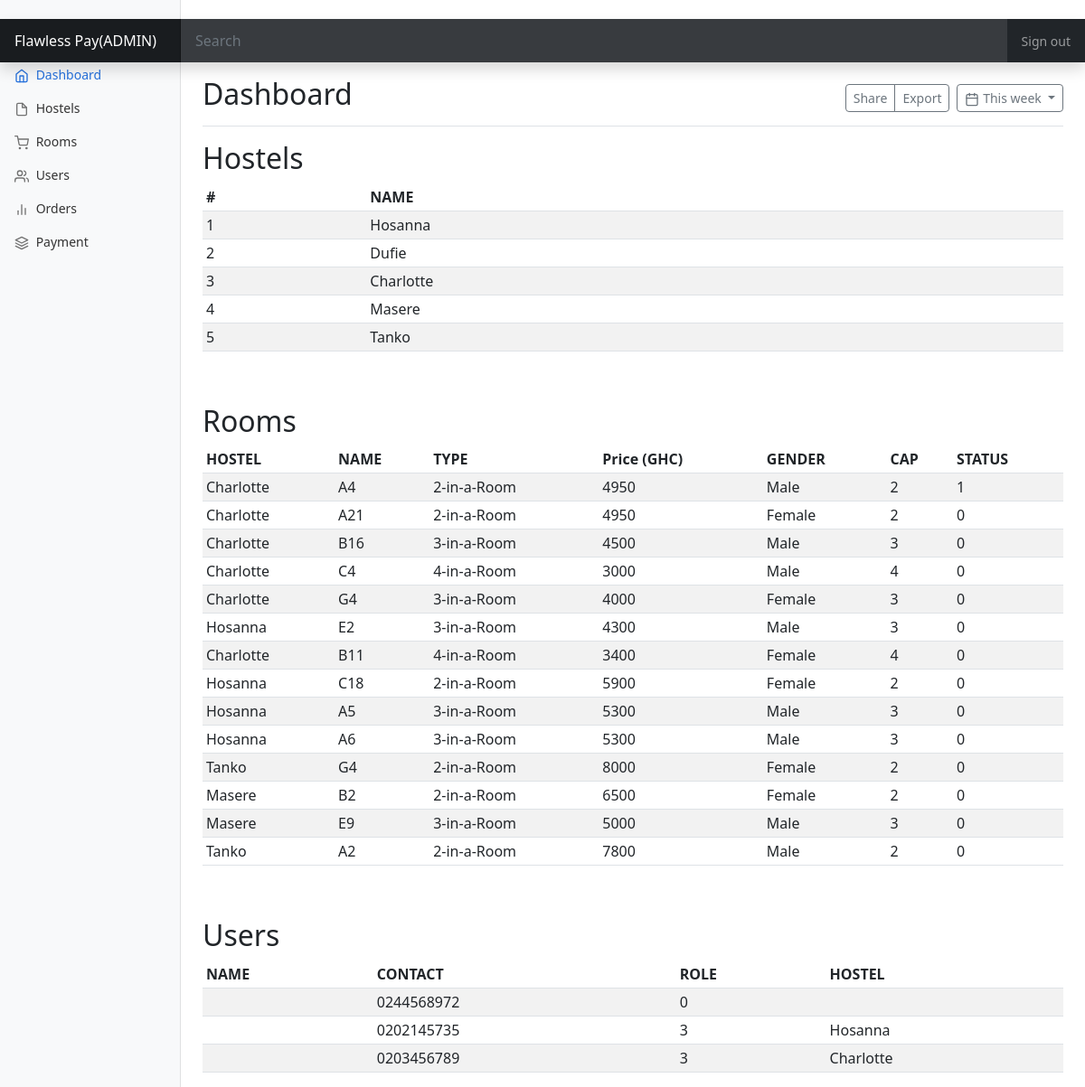
The page /Admin/index.php (signed in) on the database its author committed.
### tables this page shows
CREATE TABLE `hostels` (
  `hostel_id` int(11) NOT NULL,
  `hostel_name` varchar(100) NOT NULL
);

CREATE TABLE `rooms` (
  `room_id` int(11) NOT NULL,
  `hostel_id` int(11) NOT NULL,
  `room_name` varchar(100) NOT NULL,
  `room_type` varchar(100) NOT NULL,
  `room_gender` varchar(50) NOT NULL,
  `room_price` double NOT NULL,
  `room_num` int(11) NOT NULL DEFAULT 0,
  `room_cap` int(11) NOT NULL,
  `room_status` int(11) NOT NULL DEFAULT 0
);

CREATE TABLE `users` (
  `user_id` int(11) NOT NULL,
  `user_name` varchar(200) NOT NULL,
  `user_email` varchar(200) NOT NULL,
  `user_gender` varchar(50) NOT NULL,
  `user_password` varchar(200) NOT NULL,
  `user_contact` varchar(50) NOT NULL,
  `user_role` int(11) NOT NULL DEFAULT 3,
  `hostel_id` int(11) DEFAULT NULL,
  `room_id` int(11) DEFAULT NULL
);

### Controller/infrastructure_controller.php (called while the page is built, shortened)
<?php
include_once("../classes/infrastructure_class.php");
function selectAllRooms_ctr(){
    $selectAll= new infrastructure_class();
    return $selectAll->selectAllRooms_cls();
}
function selectAllHostels_ctr(){
    $selectAll= new infrastructure_class();
    return $selectAll->selectAllHostels_cls();
}
function selectAHostel_ctr($hostelid){
    $selectAll= new infrastructure_class();
    return ($selectAll->selectAHostel_cls($hostelid));
}
?>

### Classes/infrastructure_class.php (called while the page is built, shortened)
<?php
require_once("../Settings/db_class.php");
class infrastructure_class extends db_connection{
	public function selectAllHostels_cls(){
		$selallsql = "SELECT * FROM hostels";
		return $this -> db_fetch_all($selallsql);
	}
	public function selectAHostel_cls($hostelid){
		$selsql = "SELECT * FROM hostels WHERE hostel_id= '$hostelid'";
		return $this -> db_fetch_one($selsql);
	}
	public function selectAllRooms_cls(){
		$selallsql = "SELECT * FROM rooms";
		return $this -> db_fetch_all($selallsql);
	}
}
?>

### Settings/db_class.php (called while the page is built, shortened)
<?php
class db_connection
{
	public $db = null;
	public $results = null;
	function db_connect(){
		$this->db = mysqli_connect(DB_SERVER,DB_USERNAME,DB_PASSWORD,DB_NAME);
		if (mysqli_connect_errno()) {
			return false;
		}else{
			return true;
		}
	}
	function db_query($sqlQuery){
		$this->results = mysqli_query($this->db,$sqlQuery);
		if ($this->results == false) {
			return false;
		}else{
			return true;
		}
	}
	function db_fetch_one($sql){
		if(!$this->db_query($sql)){
			return false;
		}
		return mysqli_fetch_assoc($this->results);
	}
	function db_fetch_all($sql){
		if(!$this->db_query($sql)){
			return false;
		}
		return mysqli_fetch_all($this->results, MYSQLI_ASSOC);
	}
}
?>

### Controller/user_controller.php (called while the page is built, shortened)
<?php
require 'Classes/user_class.php';
function selectAllUsers_ctr(){
    $selectAItem= new user_class();
    return $selectAItem->selectAllUsers_cls();
}
?>

### Classes/user_class.php (called while the page is built, shortened)
<?php
require_once("Settings/db_class.php");
class user_class extends db_connection{
    public function selectAllUsers_cls(){
        $selallsql = "SELECT * FROM users";
        return $this -> db_fetch_all($selallsql);
    }
}
?>

### Admin/index.php (the view, shortened to what this page needs)
<?php
    include_once("../Controller/infrastructure_controller.php");
    include_once("../Controller/user_controller.php");
    if(isset($_SESSION["loggedin"]) && $_SESSION["loggedin"] === true){
        if($_SESSION["role"] == 1){
        }
        else{
            echo '<a href="l../login/login.php"">Login</a>';
        }
    }
    else{
        header("location: ../login/login.php");
    }
?>
<!doctype html>
<html lang="en">
  <head>
<link href="../css/bootstrap.min.css" rel="stylesheet">
    <link href="../css/dashboard.css" rel="stylesheet">
  </head>
  <body>
<header class="navbar navbar-dark sticky-top bg-dark flex-md-nowrap p-0 shadow">
  <a class="navbar-brand col-md-3 col-lg-2 me-0 px-3 fs-6" href="#">Flawless Pay(ADMIN)</a>
  <input class="form-control form-control-dark w-100 rounded-0 border-0" type="text" placeholder="Search" aria-label="Search">
  <div class="navbar-nav">
    <div class="nav-item text-nowrap">
      <a class="nav-link px-3" href="../login/logout.php">Sign out</a>
    </div>
  </div>
</header>
<div class="container-fluid">
  <div class="row">
    <nav id="sidebarMenu" class="col-md-3 col-lg-2 d-md-block bg-light sidebar collapse">
      <div class="position-sticky pt-3 sidebar-sticky">
        <ul class="nav flex-column">
          <li class="nav-item">
            <a class="nav-link active" aria-current="page" href="#">
              <span data-feather="home" class="align-text-bottom"></span>
              Dashboard
            </a>
          </li>
          <li class="nav-item">
            <a class="nav-link" href="hostels.php">
              <span data-feather="file" class="align-text-bottom"></span>
              Hostels
            </a>
          </li>
          <li class="nav-item">
            <a class="nav-link" href="rooms.php">
              <span data-feather="shopping-cart" class="align-text-bottom"></span>
              Rooms
            </a>
          </li>
          <li class="nav-item">
            <a class="nav-link" href="users.php">
              <span data-feather="users" class="align-text-bottom"></span>
              Users
            </a>
          </li>
          <li class="nav-item">
            <a class="nav-link" href="orders.php">
              <span data-feather="bar-chart-2" class="align-text-bottom"></span>
              Orders
            </a>
          </li>
          <li class="nav-item">
            <a class="nav-link" href="payment.php">
              <span data-feather="layers" class="align-text-bottom"></span>
              Payment
            </a>
          </li>
        </ul>
      </div>
    </nav>
    <main class="col-md-9 ms-sm-auto col-lg-10 px-md-4">
      <div class="d-flex justify-content-between flex-wrap flex-md-nowrap align-items-center pt-3 pb-2 mb-3 border-bottom">
        <h1 class="h2">Dashboard</h1>
        <div class="btn-toolbar mb-2 mb-md-0">
          <div class="btn-group me-2">
            <button type="button" class="btn btn-sm btn-outline-secondary">Share</button>
            <button type="button" class="btn btn-sm btn-outline-secondary">Export</button>
          </div>
          <button type="button" class="btn btn-sm btn-outline-secondary dropdown-toggle">
            <span data-feather="calendar" class="align-text-bottom"></span>
            This week
          </button>
        </div>
      </div>
      <h2>Hostels</h2>
        <table class="table table-striped table-sm">
          <thead>
            <tr>
              <th scope="col">#</th>
              <th scope="col">NAME</th>
            </tr>
          </thead>
          <tbody>
            <?php
                $selectall= selectAllHostels_ctr();
                foreach ($selectall as $row)
                :
            ?>
            <tr>
                <td><?php echo $row['hostel_id']; ?></td>
                <td><?php echo $row['hostel_name']; ?></td>
            </tr>
            <?php endforeach;?>
          </tbody>
        </table>
        <br><br>
      <h2>Rooms</h2>
      <div class="table-responsive">
        <table class="table table-striped table-sm">
          <thead>
            <tr>
              <th scope="col">HOSTEL</th>
              <th scope="col">NAME</th>
              <th scope="col">TYPE</th>
              <th scope="col">Price (GHC)</th>
              <th scope="col">GENDER</th>
              <th scope="col">CAP</th>
              <th scope="col">STATUS</th>
            </tr>
          </thead>
          <tbody>
            <?php
                $selectall= selectAllRooms_ctr();
                foreach ($selectall as $row)
                :
            ?>
            <tr>
                <td>
                    <?php
                    $hid=$row['hostel_id'];
                    $selecthostel= selectAHostel_ctr($hid);
                    echo $selecthostel['hostel_name'];
                    ?>
                </td>
                <td><?php echo $row['room_name']; ?></td>
                <td><?php echo $row['room_type']; ?></td>
                <td><?php echo $row['room_price']; ?></td>
                <td><?php echo $row['room_gender'];?></td>
                <td><?php echo $row['room_cap']; ?></td>
                <td><?php echo $row['room_status']; ?></td>
            </tr>
            <?php endforeach;?>
          </tbody>
        </table>
        <br><br>
        <h2>Users</h2>
        <table class="table table-striped table-sm">
          <thead>
            <tr>
              <th scope="col">NAME</th>
              <th scope="col">CONTACT</th>
              <th scope="col">ROLE</th>
              <th scope="col">HOSTEL</th>
            </tr>
          </thead>
          <tbody>
            <?php
                $selectall= selectAllUsers_ctr();
                foreach ($selectall as $row)
                :
            ?>
            <tr>
                <td><?php echo $row['users_name']; ?></td>
                <td><?php echo $row['user_contact']; ?></td>
                <td><?php echo $row['user_role']; ?></td>
                <td>
                    <?php
                    $hid=$row['hostel_id'];
                    $selecthostel= selectAHostel_ctr($hid);
                    echo $selecthostel['hostel_name'];
                    ?>
                </td>
            </tr>
            <?php endforeach;?>
          </tbody>
        </table>
      </div>
    </main>
  </div>
</div>
  </body>
</html>

### css/dashboard.css (style rules this page uses)
body { font-size: .875rem; }
.feather { width: 16px; height: 16px; }
.sidebar { position: fixed; top: 0; bottom: 0; left: 0; z-index: 100; padding: 48px 0 0; box-shadow: inset -1px 0 0 rgba(0, 0, 0, .1); }
.sidebar-sticky { height: calc(100vh - 48px); overflow-x: hidden; overflow-y: auto; }
.sidebar .nav-link { font-weight: 500; color: #333; }
.sidebar .nav-link .feather { margin-right: 4px; color: #727272; }
.sidebar .nav-link.active { color: #2470dc; }
.sidebar .nav-link:hover .feather, .sidebar .nav-link.active .feather { color: inherit; }
.navbar-brand { padding-top: .75rem; padding-bottom: .75rem; background-color: rgba(0, 0, 0, .25); box-shadow: inset -1px 0 0 rgba(0, 0, 0, .25); }
.navbar .form-control { padding: .75rem 1rem; }
.form-control-dark { color: #fff; background-color: rgba(255, 255, 255, .1); border-color: rgba(255, 255, 255, .1); }

### rows shown on the page
hostels: hostel_id "1", hostel_name "Hosanna"
hostels: hostel_id "2", hostel_name "Dufie"
hostels: hostel_id "3", hostel_name "Charlotte"
hostels: hostel_id "4", hostel_name "Masere"
hostels: hostel_id "5", hostel_name "Tanko"
rooms: hostel.hostel_name "Charlotte", room_name "A4", room_type "2-in-a-Room", room_price "4950", room_gender "Male", room_cap "2", room_status "1"
rooms: hostel.hostel_name "Charlotte", room_name "A21", room_type "2-in-a-Room", room_price "4950", room_gender "Female", room_cap "2", room_status "0"
rooms: hostel.hostel_name "Charlotte", room_name "B16", room_type "3-in-a-Room", room_price "4500", room_gender "Male", room_cap "3", room_status "0"
rooms: hostel.hostel_name "Charlotte", room_name "C4", room_type "4-in-a-Room", room_price "3000", room_gender "Male", room_cap "4", room_status "0"
rooms: hostel.hostel_name "Charlotte", room_name "G4", room_type "3-in-a-Room", room_price "4000", room_gender "Female", room_cap "3", room_status "0"
rooms: hostel.hostel_name "Hosanna", room_name "E2", room_type "3-in-a-Room", room_price "4300", room_gender "Male", room_cap "3", room_status "0"
rooms: hostel.hostel_name "Charlotte", room_name "B11", room_type "4-in-a-Room", room_price "3400", room_gender "Female", room_cap "4", room_status "0"
rooms: hostel.hostel_name "Hosanna", room_name "C18", room_type "2-in-a-Room", room_price "5900", room_gender "Female", room_cap "2", room_status "0"
rooms: hostel.hostel_name "Hosanna", room_name "A5", room_type "3-in-a-Room", room_price "5300", room_gender "Male", room_cap "3", room_status "0"
rooms: hostel.hostel_name "Hosanna", room_name "A6", room_type "3-in-a-Room", room_price "5300", room_gender "Male", room_cap "3", room_status "0"
rooms: hostel.hostel_name "Tanko", room_name "G4", room_type "2-in-a-Room", room_price "8000", room_gender "Female", room_cap "2", room_status "0"
rooms: hostel.hostel_name "Masere", room_name "B2", room_type "2-in-a-Room", room_price "6500", room_gender "Female", room_cap "2", room_status "0"
rooms: hostel.hostel_name "Masere", room_name "E9", room_type "3-in-a-Room", room_price "5000", room_gender "Male", room_cap "3", room_status "0"
rooms: hostel.hostel_name "Tanko", room_name "A2", room_type "2-in-a-Room", room_price "7800", room_gender "Male", room_cap "2", room_status "0"
users: user_contact "0244568972", user_role "0"
users: user_contact "0202145735", user_role "3", hostel.hostel_name "Hosanna"
users: user_contact "0203456789", user_role "3", hostel.hostel_name "Charlotte"
